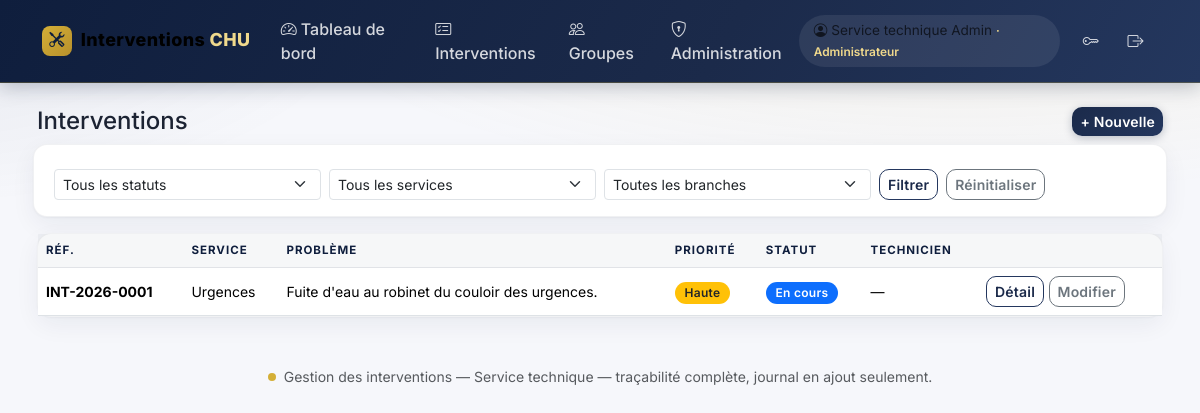
The page /public/interventions.php (signed in) on the database its author committed.
### tables this page shows
CREATE TABLE IF NOT EXISTS `utilisateurs` (
  `id` int UNSIGNED NOT NULL AUTO_INCREMENT,
  `role_id` int UNSIGNED NOT NULL,
  `nom` varchar(100) DEFAULT NULL,
  `prenom` varchar(100) DEFAULT NULL,
  `email` varchar(190) NOT NULL,
  `telephone` varchar(30) DEFAULT NULL,
  `password_hash` varchar(255) NOT NULL,
  `actif` tinyint(1) NOT NULL DEFAULT '1',
  `doit_changer_mot_de_passe` tinyint(1) NOT NULL DEFAULT '1',
  `auth_version` int UNSIGNED NOT NULL DEFAULT '1',
  `created_at` datetime NOT NULL DEFAULT CURRENT_TIMESTAMP,
  `updated_at` datetime NOT NULL DEFAULT CURRENT_TIMESTAMP,
  `last_login_at` datetime DEFAULT NULL,
  PRIMARY KEY (`id`),
  UNIQUE KEY `email` (`email`),
  KEY `fk_util_role` (`role_id`)
);

CREATE TABLE IF NOT EXISTS `roles` (
  `id` int UNSIGNED NOT NULL AUTO_INCREMENT,
  `code` varchar(30) NOT NULL,
  `nom` varchar(60) NOT NULL,
  PRIMARY KEY (`id`),
  UNIQUE KEY `code` (`code`)
);

CREATE TABLE IF NOT EXISTS `interventions` (
  `id` int UNSIGNED NOT NULL AUTO_INCREMENT,
  `reference` varchar(20) NOT NULL,
  `groupe_id` int UNSIGNED DEFAULT NULL,
  `service_demandeur_id` int UNSIGNED DEFAULT NULL,
  `service_autre` varchar(100) DEFAULT NULL,
  `type_intervention_id` int UNSIGNED DEFAULT NULL,
  `type_autre` varchar(100) DEFAULT NULL,
  `nom_demandeur` varchar(150) NOT NULL,
  `telephone_demandeur` varchar(30) NOT NULL,
  `description_probleme` text NOT NULL,
  `priorite` enum('basse','normale','haute','urgente') NOT NULL DEFAULT 'normale',
  `statut` enum('signalee','en_cours','resolue','non_resolue','en_attente_materiel') NOT NULL DEFAULT 'signalee',
  `technicien_id` int UNSIGNED DEFAULT NULL,
  `cree_par_id` int UNSIGNED NOT NULL,
  `modifie_par_id` int UNSIGNED DEFAULT NULL,
  `supprime_par_id` int UNSIGNED DEFAULT NULL,
  `supprime_le` datetime DEFAULT NULL,
  `date_signalement` datetime NOT NULL DEFAULT CURRENT_TIMESTAMP,
  `date_prise_en_charge` datetime DEFAULT NULL,
  `date_resolution` datetime DEFAULT NULL,
  `commentaire_resolution` text,
  `created_at` datetime NOT NULL DEFAULT CURRENT_TIMESTAMP,
  `updated_at` datetime NOT NULL DEFAULT CURRENT_TIMESTAMP,
  PRIMARY KEY (`id`),
  UNIQUE KEY `reference` (`reference`),
  KEY `fk_int_service` (`service_demandeur_id`),
  KEY `fk_int_type` (`type_intervention_id`),
  KEY `fk_int_technicien` (`technicien_id`),
  KEY `fk_int_creeur` (`cree_par_id`),
  KEY `fk_int_modif` (`modifie_par_id`),
  KEY `fk_int_supprimeur` (`supprime_par_id`),
  KEY `idx_int_liste` (`groupe_id`,`statut`,`supprime_le`),
  KEY `idx_int_reference` (`reference`)
);

CREATE TABLE IF NOT EXISTS `services_demandeurs` (
  `id` int UNSIGNED NOT NULL AUTO_INCREMENT,
  `nom` varchar(100) NOT NULL,
  `actif` tinyint(1) NOT NULL DEFAULT '1',
  `created_at` datetime NOT NULL DEFAULT CURRENT_TIMESTAMP,
  PRIMARY KEY (`id`),
  UNIQUE KEY `nom` (`nom`)
);

### src/Security.php (called while the page is built, shortened)
<?php
final class Security
{
    public static function demarrerSession(): void
    {
        $cookie = session_get_cookie_params();
    }
    public static function utilisateurCourant(): ?array
    {
        $u = Database::pdo()->prepare(
            'SELECT u.*, r.code AS role_code, r.nom AS role_nom FROM utilisateurs u
             JOIN roles r ON r.id = u.role_id WHERE u.id = ?'
        );
        $u->execute([$_SESSION['utilisateur_id']]);
        $user = $u->fetch();
        return $cache = $user;
    }
    public static function exigerConnexion(): array
    {
        $u = self::utilisateurCourant();
        return $u;
    }
    public static function e(?string $v): string
    {
        return htmlspecialchars((string)$v, ENT_QUOTES | ENT_SUBSTITUTE, 'UTF-8');
    }
}

### src/Database.php (called while the page is built, shortened)
<?php
final class Database
{
    private static ?PDO $pdo = null;
    public static function pdo(): PDO
    {
        if (self::$pdo === null) {
            $cfg = require dirname(__DIR__) . '/config/config.local.php';
            $dsn = sprintf(DSN_MYSQL, $cfg['hote'], $cfg['port'], $cfg['base']);
            try {
                self::$pdo = new PDO($dsn, $cfg['utilisateur'], $cfg['mot_de_passe'], [
                    PDO::ATTR_ERRMODE            => PDO::ERRMODE_EXCEPTION,
                    PDO::ATTR_DEFAULT_FETCH_MODE => PDO::FETCH_ASSOC,
                    PDO::ATTR_EMULATE_PREPARES   => false,
                ]);
            } catch (PDOException $e) {
                error_log('Erreur connexion BD : ' . $e->getMessage());
                http_response_code(500);
                exit('Service momentanément indisponible.');
            }
        }
        return self::$pdo;
    }
}

### public/interventions.php (the view, shortened to what this page needs)
<?php
$u = Security::exigerConnexion();
$pdo = Database::pdo();
$sql = 'SELECT i.*, s.nom AS service_nom, t.nom AS type_nom, CONCAT(u.prenom," ",u.nom) AS technicien
        FROM interventions i
        LEFT JOIN services_demandeurs s ON s.id = i.service_demandeur_id
        LEFT JOIN types_intervention t  ON t.id = i.type_intervention_id
        LEFT JOIN utilisateurs u        ON u.id = i.technicien_id
        WHERE i.supprime_le IS NULL';
$params = [];
$sql .= ' ORDER BY i.created_at DESC LIMIT 200';
$q = $pdo->prepare($sql);
$q->execute($params);
$liste = $q->fetchAll();
require dirname(__DIR__) . '/src/layout/haut.php';
?>
<div class="d-flex justify-content-between align-items-center mb-3">
  <h1 class="h4 mb-0">Interventions</h1>
  <a class="btn btn-marine btn-sm" href="<?= BASE_URL ?>/intervention_nouveau.php">+ Nouvelle</a>
</div>
<form class="card p-3 mb-3 row g-2 flex-row" method="get">
  <div class="col-md-3">
    <select name="statut" class="form-select form-select-sm">
      <option value="">Tous les statuts</option>
    </select>
  </div>
  <div class="col-md-3">
    <select name="service" class="form-select form-select-sm">
      <option value="">Tous les services</option>
    </select>
  </div>
  <div class="col-md-3">
    <select name="branche" class="form-select form-select-sm">
      <option value="">Toutes les branches</option>
    </select>
  </div>
  <div class="col-md-3 d-flex gap-2">
    <button class="btn btn-sm btn-outline-primary">Filtrer</button>
    <a class="btn btn-sm btn-outline-secondary" href="<?= BASE_URL ?>/interventions.php">Réinitialiser</a>
  </div>
</form>
<div class="card p-0">
<table class="table table-hover mb-0 align-middle">
<thead><tr><th>Réf.</th><th>Service</th><th>Problème</th><th>Priorité</th><th>Statut</th><th>Technicien</th><th></th></tr></thead>
<tbody>
<?php foreach ($liste as $i): ?>
<tr>
  <td class="small fw-bold"><?= Security::e($i['reference']) ?></td>
  <td class="small"><?= Security::e($i['service_nom'] ?: $i['service_autre']) ?></td>
  <td class="small"><?= Security::e(mb_strimwidth($i['description_probleme'], 0, 60, '…')) ?></td>
  <td><span class="badge bg-<?= $i['priorite'] === 'urgente' ? 'danger' : ($i['priorite'] === 'haute' ? 'warning text-dark' : ($i['priorite'] === 'basse' ? 'secondary' : 'light text-dark')) ?>">
        <?= Security::e(LIBELLES_PRIORITE[$i['priorite']]) ?></span></td>
  <td><span class="badge bg-<?= CLASSE_STATUT[$i['statut']] ?>"><?= Security::e(LIBELLES_STATUT[$i['statut']]) ?></span></td>
  <td class="small"><?= Security::e($i['technicien'] ?: '—') ?></td>
  <td class="text-nowrap">
    <a class="btn btn-sm btn-outline-primary" href="<?= BASE_URL ?>/intervention_detail.php?id=<?= (int)$i['id'] ?>">Détail</a>
    <?php if ((int)$i['cree_par_id'] === (int)$u['id'] || $u['role_code'] === 'admin'): ?>
      <a class="btn btn-sm btn-outline-secondary" href="<?= BASE_URL ?>/intervention_editer.php?id=<?= (int)$i['id'] ?>">Modifier</a>
    <?php endif; ?>
  </td>
</tr>
<?php endforeach; ?>
</tbody></table>
</div>
<?php require dirname(__DIR__) . '/src/layout/bas.php'; ?>

### src/layout/haut.php (shortened to what this page needs)
<!DOCTYPE html>
<html lang="fr">
<head>
<link href="https://cdn.jsdelivr.net/npm/bootstrap@5.3.3/dist/css/bootstrap.min.css" rel="stylesheet">
<link href="https://cdn.jsdelivr.net/npm/bootstrap-icons@1.11.3/font/bootstrap-icons.min.css" rel="stylesheet">
</head>
<body>
<nav class="navbar navbar-expand-lg mb-4 py-2">
<div class="container">
  <a class="navbar-brand d-flex align-items-center" href="<?= BASE_URL ?>/tableau_bord.php">
    <span class="logo-badge"><i class="bi bi-tools"></i></span>Interventions <span class="or">&nbsp;CHU</span></a>
  <div class="collapse navbar-collapse" id="nav">
    <ul class="navbar-nav me-auto">
      <li class="nav-item"><a class="nav-link" href="<?= BASE_URL ?>/tableau_bord.php"><i class="bi bi-speedometer2 me-1"></i>Tableau de bord</a></li>
      <li class="nav-item"><a class="nav-link" href="<?= BASE_URL ?>/interventions.php"><i class="bi bi-card-checklist me-1"></i>Interventions</a></li>
      <li class="nav-item"><a class="nav-link" href="<?= BASE_URL ?>/groupes.php"><i class="bi bi-people me-1"></i>Groupes</a></li>
      <?php if (($u['role_code'] ?? '') === 'admin'): ?>
        <li class="nav-item"><a class="nav-link" href="<?= BASE_URL ?>/admin/accueil.php"><i class="bi bi-shield-lock me-1"></i>Administration</a></li>
      <?php endif; ?>
    </ul>
    <ul class="navbar-nav align-items-center">
      <li class="nav-item navbar-text me-2">
        <i class="bi bi-person-circle me-1"></i><?= Security::e($u['prenom'] . ' ' . $u['nom']) ?>
        <span class="small fw-semibold" style="color:#f0d98c">· <?= Security::e($u['role_nom'] ?? $u['role_code']) ?></span>
      </li>
      <li class="nav-item"><a class="nav-link" href="<?= BASE_URL ?>/changer_mdp.php" title="Mot de passe"><i class="bi bi-key"></i></a></li>
      <li class="nav-item"><a class="nav-link" href="<?= BASE_URL ?>/deconnexion.php" title="Déconnexion"><i class="bi bi-box-arrow-right"></i></a></li>
    </ul>
  </div>
</div>
</nav>
<div class="container" style="max-width:1150px">

### src/layout/haut.php (style rules this page uses)
:root { --marine:#0f1e3d; --marine-2:#1b2a4a; --marine-3:#24375e; --or:#d4af37; --or-clair:#f0d98c; --or-fonce:#b8912c; --surface:#f6f7fb; --carte:#ffffff; --texte:#1c2333; }
* { font-family:'Inter',system-ui,sans-serif; }
body { background: radial-gradient(1200px 400px at 80% -10%, rgba(212,175,55,.10), transparent 60%), radial-gradient(900px 380px at -10% 0%, rgba(27,42,74,.08), transparent 55%), var(--surface); color:var(--texte); }
h1,h2,h3,h4,h5,h6 { font-weight:700;color:var(--marine); }
.navbar { background:linear-gradient(120deg,var(--marine) 0%,var(--marine-2) 60%,var(--marine-3) 100%); border-bottom:1px solid rgba(212,175,55,.25); box-shadow:0 4px 18px rgba(15,30,61,.25); }
.navbar .nav-link { color:rgba(255,255,255,.82); font-weight:500; padding:.55rem .9rem!important; border-radius:.6rem; transition:all .18s ease; position:relative; }
.navbar-brand { font-weight:800; letter-spacing:.4px; font-size:1.12rem; }
.navbar-brand .logo-badge { display:inline-flex; align-items:center; justify-content:center; width:30px;height:30px;border-radius:8px;background:linear-gradient(135deg,var(--or),var(--or-fonce)); color:var(--marine); margin-right:.55rem; font-size:.95rem; }
.navbar-brand span.or { color:var(--or-clair); }
.navbar-text { background:rgba(255,255,255,.08); border-radius:2rem; padding:.35rem .9rem; font-size:.85rem; }
.card { background:var(--carte); border:1px solid rgba(15,30,61,.06); border-radius:14px; box-shadow:0 1px 2px rgba(15,30,61,.04), 0 8px 24px rgba(15,30,61,.06); }
.btn { border-radius:10px; font-weight:600; letter-spacing:.2px; }
.btn-marine { background:linear-gradient(135deg,var(--marine-2),var(--marine-3)); color:#fff; border:0; box-shadow:0 2px 8px rgba(15,30,61,.25); }
.btn-outline-primary { --bs-btn-color:var(--marine-2); --bs-btn-border-color:var(--marine-3); --bs-btn-hover-bg:var(--marine-2); }
.badge { border-radius:20px; padding:.42em .8em; font-weight:600; letter-spacing:.3px; }
.table { --bs-table-hover-bg:rgba(212,175,55,.06); }
.table thead th { color:var(--marine); font-size:.72rem; text-transform:uppercase; letter-spacing:1px; background:rgba(15,30,61,.035); border-bottom:1px solid rgba(15,30,61,.12)!important; }
.table td { vertical-align:middle; }
a { color:var(--marine-3); }

### rows shown on the page
utilisateurs: Security::e($u['prenom'] . ' ' . $u['nom']) "Service technique Admin", role.nom "Administrateur"
interventions: reference "INT-2026-0001", service_demandeur.nom "Urgences", description_probleme "Fuite d'eau au robinet du couloir des urgences.", priorite "Haute", statut "En cours", technicien "—"

### other values the page prints
Security::e(APP_NOM) "Gestion des interventions — Service technique"
